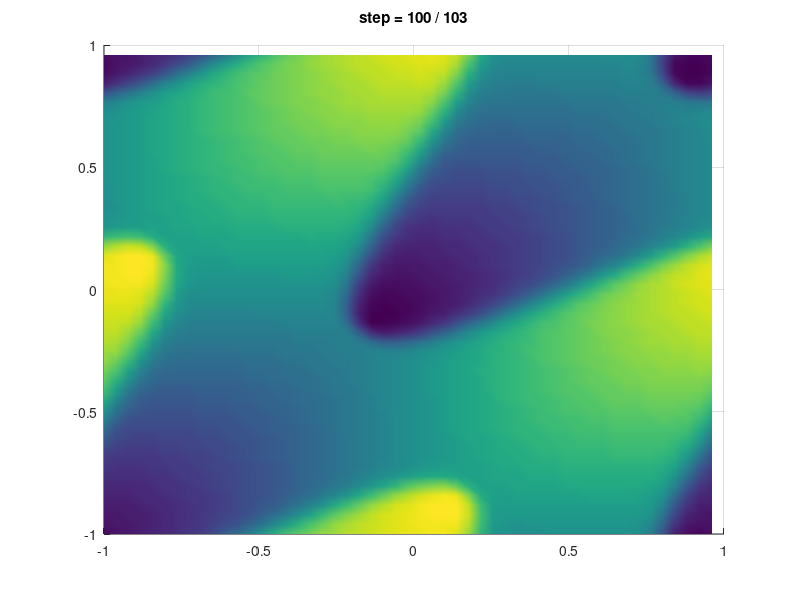

The MATLAB source for this figure:
% SBP spectral method

clear
N = 25;
x = linspace(-1,1,2*N+2)'; % interpolatory
x = x(1:end-1);
dx = x(2)-x(1);

sk = 1;
D = zeros(2*N+1);
for k = -N:N
    lamk = 1i*k*pi;
    Vq(:,sk) = exp(lamk*x)/sqrt(2);        
    D(sk,sk) = lamk;
    sk = sk + 1;
end
% plot(x,Vq)

M = real(dx*(Vq'*Vq));
W = dx*eye(2*N+1);
Pq = M\(Vq'*dx);
D = real(Vq*D*Pq); % imag part = 0

K = (D'*W*D); %/dx;
Q = W*D;

%% make 2D

Np = (2*N+1)^2;

[x y] = meshgrid(x);

%%

% Burgers
fS = @(uL,uR) (uL.^2 + uL.*uR + uR.^2)/6;
fD = @(uL,uR) max(abs(uL),abs(uR)).*(uR-uL);

%%

FinalTime = 2;

rk4a = [            0.0 ...
    -567301805773.0/1357537059087.0 ...
    -2404267990393.0/2016746695238.0 ...
    -3550918686646.0/2091501179385.0  ...
    -1275806237668.0/842570457699.0];
rk4b = [ 1432997174477.0/9575080441755.0 ...
    5161836677717.0/13612068292357.0 ...
    1720146321549.0/2090206949498.0  ...
    3134564353537.0/4481467310338.0  ...
    2277821191437.0/14882151754819.0];
rk4c = [             0.0  ...
    1432997174477.0/9575080441755.0 ...
    2526269341429.0/6820363962896.0 ...
    2006345519317.0/3224310063776.0 ...
    2802321613138.0/2924317926251.0];

u = -sin(pi*x).*sin(pi*y);

dt = .5*dx;
Nsteps = ceil(FinalTime/dt);
dt = FinalTime/Nsteps;
res = zeros(size(u));
rhs = zeros(size(u));

interval = 1;
Usnap = zeros(Np,ceil(Nsteps/interval)+1);
Usnap(:,1) = u(:);
sk = 2;

for i = 1:Nsteps
    for INTRK = 1:5
        
        % x coordinate
        for ii = 1:2*N+1
            [ux uy] = meshgrid(u(ii,:));
            r = dx*sum(Q.*fS(ux,uy),2); % (kron(Q,W).*FS)*1
            rhs(ii,:) = r;
        end
        
        % y coordinate
        for ii = 1:2*N+1
            [ux uy] = meshgrid(u(:,ii));
            r = dx*sum(Q.*fS(ux,uy),2);
            rhs(:,ii) = rhs(:,ii) + r;
        end                
        
        tau = .1*dx;
        rhs = -(rhs + tau*dx*(K*u + u*K'))/dx^2; % inv(kron(W,W))*rhs
        
        res = rk4a(INTRK)*res + dt*rhs;
        u   = u  + rk4b(INTRK)*res;        
    end
    
    if mod(i,interval)==0
        Usnap(:,sk) = u(:);
        sk = sk + 1;
    end
    
    if mod(i,10)==0        
        surf(x,y,u)
        view(2)
        shading interp
        title(sprintf('step = %d / %d\n',i,Nsteps))
        drawnow
    end
end

